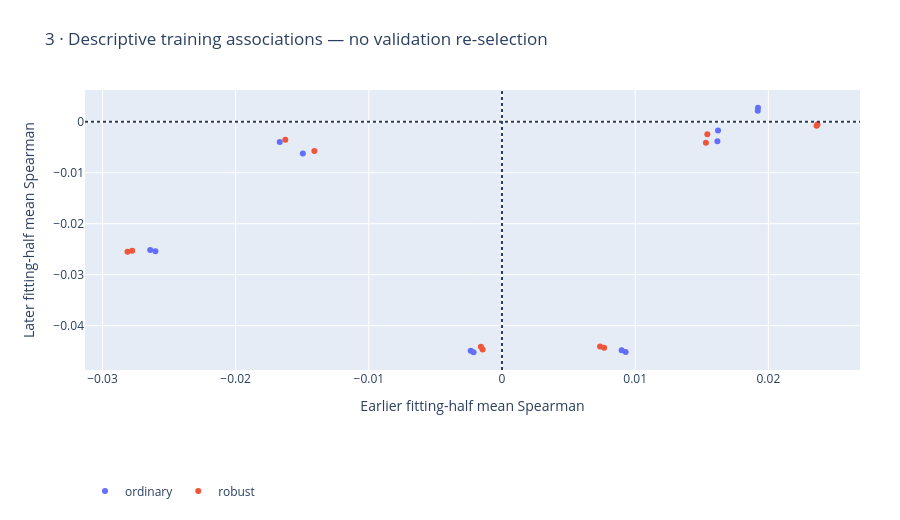

Notebook code for this chart:
### Markdown cell above
## Training stability

Mean daily associations on two chronological fitting halves are descriptive. They do not select a validation winner.

### Code cell
figures[2].show()

### Figure 1 — Plotly figure (JSON) as saved in the notebook; plotly's stock layout.template omitted (floating-point values rounded to 4 significant figures)
{"data": [{"hovertemplate": "%{text}<br>Earlier mean IC: %{x:.4f}<br>Later mean IC: %{y:.4f}<extra></extra>", "mode": "markers", "name": "ordinary", "text": ["Return lag0 · ordinary z", "Return lag0 · ordinary rank", "Return lag1 · ordinary z", "Return lag1 · ordinary rank", "Return lag5 · ordinary z", "Return lag5 · ordinary rank", "Risk spread63 · ordinary z", "Risk spread63 · ordinary rank", "Prior63 · ordinary z", "Prior63 · ordinary rank", "Prior126 · ordinary z", "Prior126 · ordinary rank"], "type": "scatter", "x": [-0.02642, -0.02603, -0.01669, -0.01495, 0.01617, 0.01622, 0.01922, 0.0192, 0.009283, 0.008983, -0.002136, -0.002349], "y": [-0.02516, -0.02539, -0.003976, -0.006225, -0.003809, -0.001704, 0.002755, 0.002169, -0.04517, -0.04485, -0.04523, -0.04496]}, {"hovertemplate": "%{text}<br>Earlier mean IC: %{x:.4f}<br>Later mean IC: %{y:.4f}<extra></extra>", "mode": "markers", "name": "robust", "text": ["Return lag0 · robust z", "Return lag0 · robust rank", "Return lag1 · robust z", "Return lag1 · robust rank", "Return lag5 · robust z", "Return lag5 · robust rank", "Risk spread63 · robust z", "Risk spread63 · robust rank", "Prior63 · robust z", "Prior63 · robust rank", "Prior126 · robust z", "Prior126 · robust rank"], "type": "scatter", "x": [-0.02812, -0.02777, -0.01627, -0.01409, 0.01531, 0.01542, 0.02369, 0.02362, 0.007666, 0.007361, -0.001456, -0.001585], "y": [-0.0255, -0.02529, -0.003516, -0.005743, -0.004131, -0.002468, -0.0005003, -0.0007647, -0.04434, -0.0441, -0.04472, -0.04414]}], "layout": {"height": 520, "legend": {"orientation": "h", "y": -0.38}, "margin": {"b": 150, "l": 85, "r": 40, "t": 90}, "shapes": [{"line": {"dash": "dot"}, "type": "line", "x0": 0, "x1": 1, "xref": "x domain", "y0": 0, "y1": 0, "yref": "y"}, {"line": {"dash": "dot"}, "type": "line", "x0": 0, "x1": 0, "xref": "x", "y0": 0, "y1": 1, "yref": "y domain"}], "title": {"text": "3 · Descriptive training associations — no validation re-selection"}, "xaxis": {"title": {"text": "Earlier fitting-half mean Spearman"}}, "yaxis": {"title": {"text": "Later fitting-half mean Spearman"}}}}
